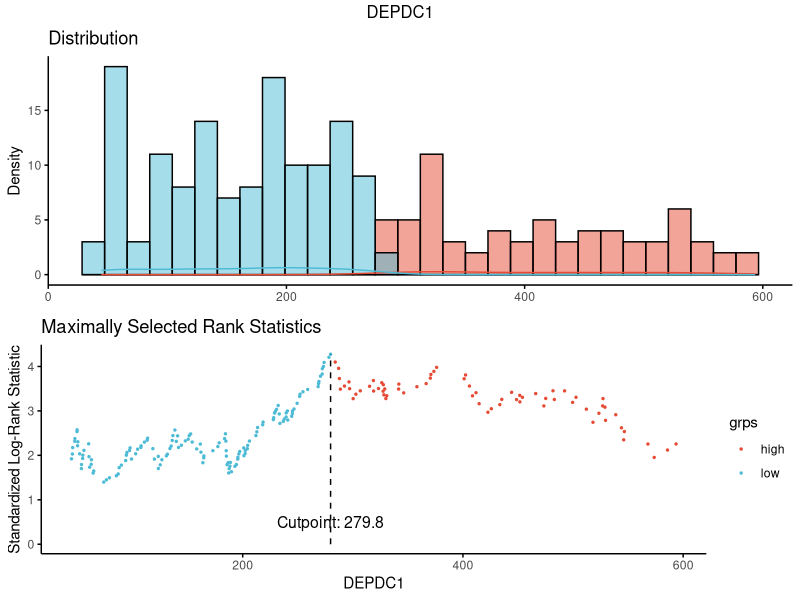
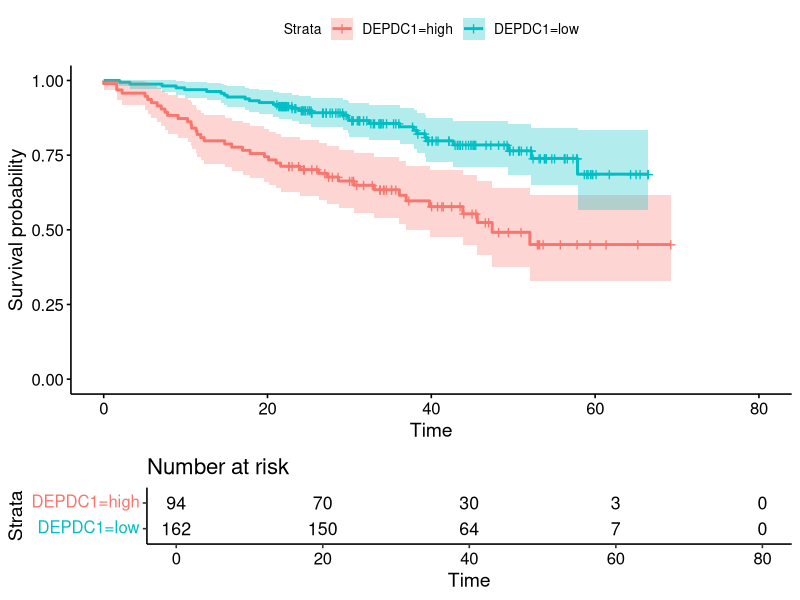

Write the R code that produced these figures, in order.
library(survminer)


### Name: surv_cutpoint
### Title: Determine the Optimal Cutpoint for Continuous Variables
### Aliases: surv_cutpoint surv_categorize summary.surv_cutpoint
###   print.surv_cutpoint plot.surv_cutpoint print.plot_surv_cutpoint

### ** Examples

# 0. Load some data
data(myeloma)
head(myeloma)

# 1. Determine the optimal cutpoint of variables
res.cut <- surv_cutpoint(myeloma, time = "time", event = "event",
   variables = c("DEPDC1", "WHSC1", "CRIM1"))

summary(res.cut)

# 2. Plot cutpoint for DEPDC1
# palette = "npg" (nature publishing group), see ?ggpubr::ggpar
plot(res.cut, "DEPDC1", palette = "npg")

# 3. Categorize variables
res.cat <- surv_categorize(res.cut)
head(res.cat)

# 4. Fit survival curves and visualize
library("survival")
fit <- survfit(Surv(time, event) ~DEPDC1, data = res.cat)
ggsurvplot(fit, data = res.cat, risk.table = TRUE, conf.int = TRUE)
